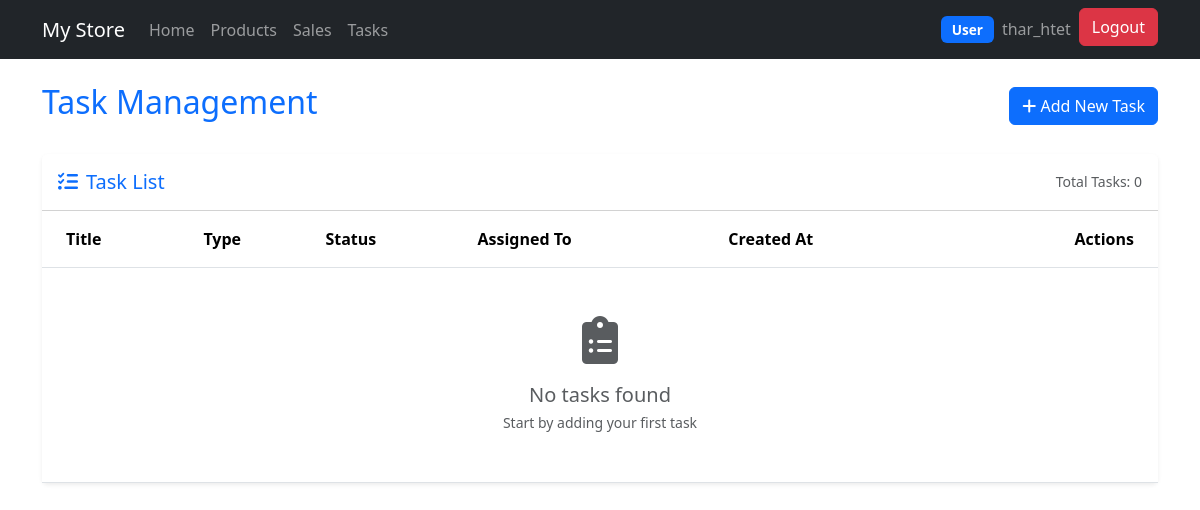
Before: /tasks/ (signed in) with the older database file.
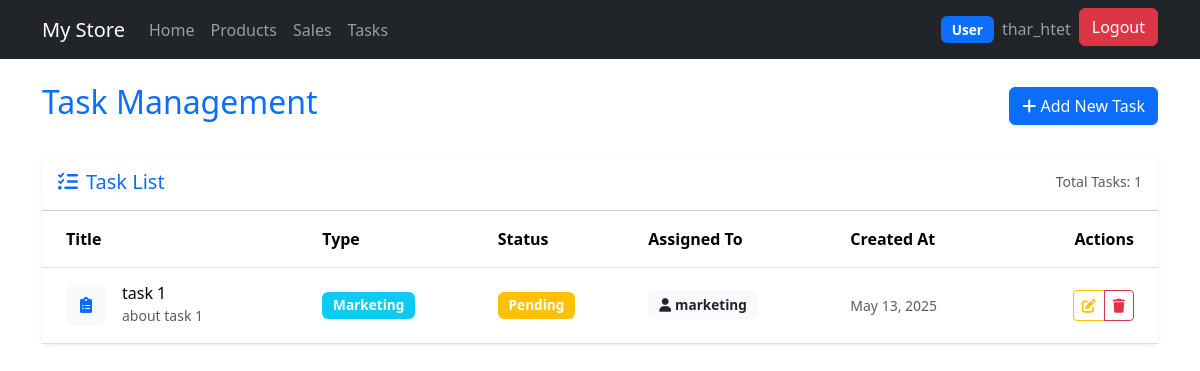
After: the same page with the newer database file.
### core/models.py (models this page shows, shortened)
class Task(models.Model):
    title = models.CharField(max_length=200)
    description = models.TextField(blank=True)
    task_type = models.CharField(max_length=200, choices=TASK_TYPE_CHOICES, default='Sales')
    task_status = models.CharField(max_length=200, choices=TASK_STATUS_CHOICES, default='Pending')
    assigned_to = models.ForeignKey(User, on_delete=models.CASCADE, related_name='assigned_tasks')
    assigned_by = models.ForeignKey(User, on_delete=models.CASCADE, related_name='created_tasks')
    created_at = models.DateTimeField(auto_now_add=True)
    class Meta:
        ordering = ['-created_at']

### core/views.py (the view)
# urls.py: path('tasks/', views.task_view, name='tasks'),
@permission_required('core.view_task', raise_exception=True)
def task_view(request):
    try:
        if request.user.is_superuser:
            tasks = Task.objects.select_related('assigned_to').all()
        else:
            tasks = Task.objects.select_related('assigned_to').filter(assigned_to=request.user)
        return render(request, 'core/tasks.html', {'tasks': tasks})
    except Exception as e:
        return render(request, 'core/tasks.html', {'tasks': [], 'error': f"An error occurred: {str(e)}"})

### core/templates/core/tasks.html (shortened to what this page needs)
{% extends 'core/main.html' %}
{% block content %}
<div class="container mt-4">
    <div class="d-flex justify-content-between align-items-center mb-4">
        <h1 class="h2 text-primary">Task Management</h1>
        <a href="#" class="btn btn-primary">
            <i class="fas fa-plus"></i> Add New Task
        </a>
    </div>
    <div class="card shadow-sm border-0">
        <div class="card-header bg-white py-3">
            <div class="d-flex justify-content-between align-items-center">
                <h5 class="card-title mb-0 text-primary">
                    <i class="fas fa-tasks me-2"></i>Task List
                </h5>
                <div class="text-muted small">
                    Total Tasks: {{ tasks|length }}
                </div>
            </div>
        </div>
        <div class="card-body p-0">
            <div class="table-responsive">
                <table class="table table-hover align-middle mb-0">
                    <thead class="bg-light">
                        <tr>
                            <th class="ps-4">Title</th>
                            <th>Type</th>
                            <th>Status</th>
                            <th>Assigned To</th>
                            <th>Created At</th>
                            <th class="text-end pe-4">Actions</th>
                        </tr>
                    </thead>
                    <tbody>
                        {% for task in tasks %}
                        <tr>
                            <td class="ps-4">
                                <div class="d-flex align-items-center">
                                    <div class="task-icon me-3">
                                        <i class="fas fa-clipboard-list text-primary"></i>
                                    </div>
                                    <div>
                                        <h6 class="mb-0">{{ task.title }}</h6>
                                        <small class="text-muted">{{ task.description|truncatechars:50 }}</small>
                                    </div>
                                </div>
                            </td>
                            <td>
                                <span class="badge bg-info">{{ task.task_type }}</span>
                            </td>
                            <td>
                                {% if task.task_status == 'Pending' %}
                                    <span class="badge bg-warning">Pending</span>
                                {% elif task.task_status == 'In Progress' %}
                                    <span class="badge bg-primary">In Progress</span>
                                {% elif task.task_status == 'Completed' %}
                                    <span class="badge bg-success">Completed</span>
                                {% else %}
                                    <span class="badge bg-secondary">{{ task.task_status }}</span>
                                {% endif %}
                            </td>
                            <td>
                                <span class="badge bg-light text-dark">
                                    <i class="fas fa-user me-1"></i>{{ task.assigned_to.username }}
                                </span>
                            </td>
                            <td>
                                <small class="text-muted">{{ task.created_at|date:"M d, Y" }}</small>
                            </td>
                            <td class="text-end pe-4">
                                <div class="btn-group">
                                    <a href="#" class="btn btn-sm btn-outline-warning" title="Edit">
                                        <i class="fas fa-edit"></i>
                                    </a>
                                    <a href="#" class="btn btn-sm btn-outline-danger" title="Delete"
                                       onclick="return confirm('Are you sure you want to delete this task?')">
                                        <i class="fas fa-trash"></i>
                                    </a>
                                </div>
                            </td>
                        </tr>
                        {% empty %}
                        <tr>
                            <td colspan="6" class="text-center py-5">
                                <div class="text-muted">
                                    <i class="fas fa-clipboard-list fa-3x mb-3"></i>
                                    <p class="mb-0 fs-5">No tasks found</p>
                                    <small class="text-muted">Start by adding your first task</small>
                                </div>
                            </td>
                        </tr>
                        {% endfor %}
                    </tbody>
                </table>
            </div>
        </div>
    </div>
</div>
{% endblock %}

### core/templates/core/main.html (shortened to what this page needs)
<!doctype html>
<html lang="en">
  <head>
    <link href="https://cdn.jsdelivr.net/npm/bootstrap@5.3.6/dist/css/bootstrap.min.css" rel="stylesheet">
    <link rel="stylesheet" href="https://cdnjs.cloudflare.com/ajax/libs/font-awesome/6.0.0-beta3/css/all.min.css">
  </head>
  <body>
    {% include 'core/navbar.html' %}
    {% block content %}
    {% endblock %}
  </body>
</html>

### core/templates/core/navbar.html (shortened to what this page needs)
<nav class="navbar navbar-expand-lg navbar-dark bg-dark">
  <div class="container">
    <a class="navbar-brand" href="{% url 'home' %}">My Store</a>
    {% if request.user.is_authenticated %}
    <div class="collapse navbar-collapse" id="navbarNav">
      <ul class="navbar-nav">
        <li class="nav-item">
          <a class="nav-link" href="{% url 'home' %}">Home</a>
        </li>
        <li class="nav-item">
          <a class="nav-link" href="{% url 'products' %}">Products</a>
        </li>
        <li class="nav-item">
          <a class="nav-link" href="{% url 'sales' %}">Sales</a>
        </li>
        <li class="nav-item">
          <a class="nav-link" href="{% url 'tasks' %}">Tasks</a>
        </li>
      </ul>
    </div>
    {% endif %}
    <div class="navbar-nav ms-auto">
      {% if request.user.is_authenticated %}
        <li class="nav-item">
          <a class="nav-link" href="">
            <span class="badge bg-primary me-1">{{ request.user.groups.first.name|default:"User" }}</span>
            {{ request.user.username }}
          </a>
        </li>
        <li class="nav-item">
          <a class="btn btn-danger" href="{% url 'logout' %}">Logout</a>
        </li>
      {% else %}
        <li class="nav-item">
          <a class="btn btn-primary" href="{% url 'login' %}">Login</a>
        </li>
      {% endif %}
    </div>
  </div>
</nav>

### core/templates/core/tasks.html (style rules this page uses)
.task-icon { width: 40px; height: 40px; display: flex; align-items: center; justify-content: center; background-color: #f8f9fa; border-radius: 8px; }
.badge { font-size: 0.85em; padding: 0.5em 0.8em; }
.table > :not(caption) > * > * { padding: 1rem 0.5rem; }
.btn-group .btn { padding: 0.25rem 0.5rem; }

Changed rows visible on the page:
added Task: title "task 1", description "about task 1", task_type "Marketing", task_status "Pending", assigned_to.username "marketing", created_at "May 13, 2025"
Other visible differences:
{{ tasks|length }}: "0" → "1"
text no longer shown: "No tasks found Start by adding your first task"
